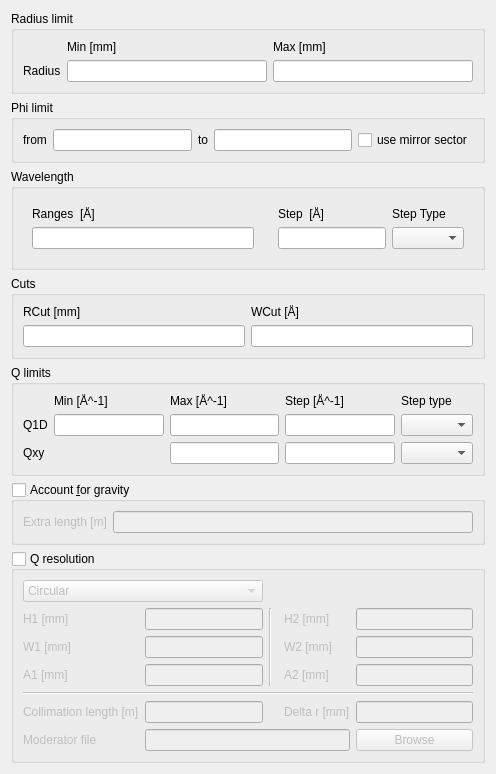
            <widget class="QWidget" name="q_tab">
             <attribute name="title">
              <string>Q, Wavelength, Detector Limits</string>
             </attribute>
             <layout class="QHBoxLayout" name="horizontalLayout_6">
              <item>
               <layout class="QVBoxLayout" name="q_tab_left_layout">
                <item>
                 <widget class="QGroupBox" name="radius_limit_group_box">
                  <property name="toolTip">
                   <string>&lt;html&gt;&lt;head/&gt;&lt;body&gt;&lt;p&gt;Disk mask which is useful for the beam stop&lt;/p&gt;&lt;/body&gt;&lt;/html&gt;</string>
                  </property>
                  <property name="title">
                   <string>Radius limit</string>
                  </property>
                  <layout class="QGridLayout" name="gridLayout_19">
                   <item row="1" column="1">
                    <widget class="QLineEdit" name="radius_limit_min_line_edit">
                     <property name="toolTip">
                      <string>&lt;html&gt;&lt;head/&gt;&lt;body&gt;&lt;p&gt;Lower radius setting in mm.&lt;/p&gt;&lt;/body&gt;&lt;/html&gt;</string>
                     </property>
                    </widget>
                   </item>
                   <item row="1" column="0">
                    <widget class="QLabel" name="phi_limit">
                     <property name="text">
                      <string>Radius</string>
                     </property>
                    </widget>
                   </item>
                   <item row="1" column="2">
                    <widget class="QLineEdit" name="radius_limit_max_line_edit">
                     <property name="toolTip">
                      <string>&lt;html&gt;&lt;head/&gt;&lt;body&gt;&lt;p&gt;Upper radius setting in mm.&lt;/p&gt;&lt;/body&gt;&lt;/html&gt;</string>
                     </property>
                    </widget>
                   </item>
                   <item row="0" column="1">
                    <widget class="QLabel" name="radius_limit_min_label">
                     <property name="text">
                      <string>Min [mm]</string>
                     </property>
                    </widget>
                   </item>
                   <item row="0" column="2">
                    <widget class="QLabel" name="radius_limit_max_label">
                     <property name="text">
                      <string>Max [mm]</string>
                     </property>
                    </widget>
                   </item>
                  </layout>
                 </widget>
                </item>
                <item>
                 <widget class="QGroupBox" name="phi_limit_group_box">
                  <property name="toolTip">
                   <string>&lt;html&gt;&lt;head/&gt;&lt;body&gt;&lt;p&gt;Allows for selecting pizza slice masks.&lt;/p&gt;&lt;/body&gt;&lt;/html&gt;</string>
                  </property>
                  <property name="title">
                   <string>Phi limit</string>
                  </property>
                  <layout class="QGridLayout" name="gridLayout_18">
                   <item row="0" column="3">
                    <widget class="QLabel" name="phi_limit_to_label">
                     <property name="text">
                      <string>to</string>
                     </property>
                    </widget>
                   </item>
                   <item row="0" column="4">
                    <widget class="QLineEdit" name="phi_limit_max_line_edit">
                     <property name="toolTip">
                      <string>&lt;html&gt;&lt;head/&gt;&lt;body&gt;&lt;p&gt;Stop angle in degree&lt;/p&gt;&lt;/body&gt;&lt;/html&gt;</string>
                     </property>
                    </widget>
                   </item>
                   <item row="0" column="0">
                    <widget class="QLabel" name="phi_limit_from_label">
                     <property name="text">
                      <string>from</string>
                     </property>
                    </widget>
                   </item>
                   <item row="0" column="1">
                    <widget class="QLineEdit" name="phi_limit_min_line_edit">
                     <property name="toolTip">
                      <string>&lt;html&gt;&lt;head/&gt;&lt;body&gt;&lt;p&gt;Start angle in degree&lt;/p&gt;&lt;/body&gt;&lt;/html&gt;</string>
                     </property>
                    </widget>
                   </item>
                   <item row="0" column="5">
                    <widget class="QCheckBox" name="phi_limit_use_mirror_check_box">
                     <property name="toolTip">
                      <string>&lt;html&gt;&lt;head/&gt;&lt;body&gt;&lt;p&gt;If the mirror sector should be used.&lt;/p&gt;&lt;/body&gt;&lt;/html&gt;</string>
                     </property>
                     <property name="text">
                      <string>use mirror sector</string>
                     </property>
                    </widget>
                   </item>
                  </layout>
                 </widget>
                </item>
                <item alignment="Qt::AlignTop">
                 <widget class="QGroupBox" name="groupBox">
                  <property name="sizePolicy">
                   <sizepolicy hsizetype="Preferred" vsizetype="Maximum">
                    <horstretch>0</horstretch>
                    <verstretch>0</verstretch>
                   </sizepolicy>
                  </property>
                  <property name="toolTip">
                   <string>&lt;html&gt;&lt;head/&gt;&lt;body&gt;&lt;p&gt;Settings concerning the wavelength binning when dat a is transformed from time-of-flight to wavlength units.&lt;/p&gt;&lt;/body&gt;&lt;/html&gt;</string>
                  </property>
                  <property name="title">
                   <string>Wavelength</string>
                  </property>
                  <layout class="QHBoxLayout" name="horizontalLayout_10">
                   <item>
                    <widget class="QStackedWidget" name="wavelength_stacked_widget">
                     <property name="sizePolicy">
                      <sizepolicy hsizetype="Preferred" vsizetype="Maximum">
                       <horstretch>0</horstretch>
                       <verstretch>0</verstretch>
                      </sizepolicy>
                     </property>
                     <property name="maximumSize">
                      <size>
                       <width>16777215</width>
                       <height>66</height>
                      </size>
                     </property>
                     <property name="lineWidth">
                      <number>0</number>
                     </property>
                     <property name="currentIndex">
                      <number>1</number>
                     </property>
                     <widget class="QWidget" name="page">
                      <layout class="QGridLayout" name="gridLayout_3">
                       <item row="0" column="0">
                        <widget class="QLabel" name="wavelength_min_label">
                         <property name="text">
                          <string>Min [Å]</string>
                         </property>
                        </widget>
                       </item>
                       <item row="0" column="1">
                        <widget class="QLabel" name="wavelength_max_label">
                         <property name="text">
                          <string>Max  [Å]</string>
                         </property>
                        </widget>
                       </item>
                       <item row="1" column="0">
                        <widget class="QLineEdit" name="wavelength_min_line_edit"/>
                       </item>
                       <item row="1" column="1">
                        <widget class="QLineEdit" name="wavelength_max_line_edit"/>
                       </item>
                      </layout>
                     </widget>
                     <widget class="QWidget" name="page_2">
                      <layout class="QGridLayout" name="gridLayout_6">
                       <item row="2" column="0">
                        <widget class="QLineEdit" name="wavelength_slices_line_edit"/>
                       </item>
                       <item row="1" column="0">
                        <widget class="QLabel" name="label_7">
                         <property name="toolTip">
                          <string>&lt;html&gt;&lt;head/&gt;&lt;body&gt;&lt;p&gt;It is possible to perform wavelength slices of the data and reduce these separately.&lt;/p&gt;&lt;p&gt;Input can be:&lt;/p&gt;&lt;p&gt;-&lt;span style=&quot; font-style:italic;&quot;&gt; start:step:stop&lt;/span&gt; specifies time slices from the &lt;span style=&quot; font-style:italic;&quot;&gt;start&lt;/span&gt; value to the &lt;span style=&quot; font-style:italic;&quot;&gt;stop &lt;/span&gt;value in steps of &lt;span style=&quot; font-style:italic;&quot;&gt;step&lt;/span&gt;&lt;/p&gt;&lt;p&gt;- &lt;span style=&quot; font-style:italic;&quot;&gt;start-stop &lt;/span&gt;which specifies a time slice from the &lt;span style=&quot; font-style:italic;&quot;&gt;start&lt;/span&gt; value to the &lt;span style=&quot; font-style:italic;&quot;&gt;stop&lt;/span&gt; value&lt;/p&gt;&lt;p&gt;- &lt;span style=&quot; font-style:italic;&quot;&gt;&amp;gt;start&lt;/span&gt; specifies a slice from the &lt;span style=&quot; font-style:italic;&quot;&gt;start &lt;/span&gt;value to the end of the data set&lt;/p&gt;&lt;p&gt;- &lt;span style=&quot; font-style:italic;&quot;&gt;&amp;lt;stop&lt;/span&gt; specifes a slcie from teh start of the data set to the &lt;span style=&quot; font-style:italic;&quot;&gt;stop &lt;/span&gt;value&lt;/p&gt;&lt;p&gt;In addition it is possible to concatenate these specifications useing comma-separation. An example is:&lt;/p&gt;&lt;p&gt;&lt;span style=&quot; font-style:italic;&quot;&gt;5-10,12:2:16,20-30&lt;/span&gt;&lt;/p&gt;&lt;p&gt;A reduction will always be done between the maximum and minimum wavelengths of a given set.&lt;/p&gt;&lt;/body&gt;&lt;/html&gt;</string>
                         </property>
                         <property name="text">
                          <string>Ranges  [Å]</string>
                         </property>
                        </widget>
                       </item>
                      </layout>
                     </widget>
                    </widget>
                   </item>
                   <item>
                    <widget class="QWidget" name="widget" native="true">
                     <property name="sizePolicy">
                      <sizepolicy hsizetype="Preferred" vsizetype="Maximum">
                       <horstretch>0</horstretch>
                       <verstretch>0</verstretch>
                      </sizepolicy>
                     </property>
                     <property name="maximumSize">
                      <size>
                       <width>16777215</width>
                       <height>66</height>
                      </size>
                     </property>
                     <layout class="QGridLayout" name="gridLayout_14">
                      <item row="0" column="0">
                       <widget class="QLabel" name="wavelength_step_label">
                        <property name="text">
                         <string>Step  [Å]</string>
                        </property>
                       </widget>
                      </item>
                      <item row="0" column="1">
                       <widget class="QLabel" name="wavelength_step_type_label">
                        <property name="text">
                         <string>Step Type</string>
                        </property>
                       </widget>
                      </item>
                      <item row="1" column="0">
                       <widget class="QLineEdit" name="wavelength_step_line_edit"/>
                      </item>
                      <item row="1" column="1">
                       <widget class="QComboBox" name="wavelength_step_type_combo_box"/>
                      </item>
                     </layout>
                    </widget>
                   </item>
                  </layout>
                 </widget>
                </item>
                <item>
                 <widget class="QGroupBox" name="groupBox_2">
                  <property name="title">
                   <string>Cuts</string>
                  </property>
                  <layout class="QGridLayout" name="gridLayout_14">
                   <item row="0" column="0">
                    <widget class="QLabel" name="q_1d_label_2">
                     <property name="toolTip">
                      <string>&lt;html&gt;&lt;head/&gt;&lt;body&gt;&lt;p&gt;Momentum transfer settings for 1D reductions.&lt;/p&gt;&lt;/body&gt;&lt;/html&gt;</string>
                     </property>
                     <property name="text">
                      <string>RCut [mm]</string>
                     </property>
                    </widget>
                   </item>
                   <item row="0" column="1">
                    <widget class="QLabel" name="q_1d_label_3">
                     <property name="toolTip">
                      <string>&lt;html&gt;&lt;head/&gt;&lt;body&gt;&lt;p&gt;Momentum transfer settings for 1D reductions.&lt;/p&gt;&lt;/body&gt;&lt;/html&gt;</string>
                     </property>
                     <property name="text">
                      <string>WCut [Å]</string>
                     </property>
                    </widget>
                   </item>
                   <item row="1" column="0">
                    <widget class="QLineEdit" name="r_cut_line_edit"/>
                   </item>
                   <item row="1" column="1">
                    <widget class="QLineEdit" name="w_cut_line_edit"/>
                   </item>
                  </layout>
                 </widget>
                </item>
                <item>
                 <widget class="QGroupBox" name="q_limits_group_box">
                  <property name="toolTip">
                   <string>&lt;html&gt;&lt;head/&gt;&lt;body&gt;&lt;p&gt;Settings for the momentum transfer limits.&lt;/p&gt;&lt;/body&gt;&lt;/html&gt;</string>
                  </property>
                  <property name="title">
                   <string>Q limits</string>
                  </property>
                  <layout class="QGridLayout" name="gridLayout_15">
                   <item row="1" column="1">
                    <widget class="QLineEdit" name="q_1d_min_line_edit">
                     <property name="toolTip">
                      <string>&lt;html&gt;&lt;head/&gt;&lt;body&gt;&lt;p&gt;The lower bound of the momentum transfer for a 1D reduction.&lt;/p&gt;&lt;/body&gt;&lt;/html&gt;</string>
                     </property>
                    </widget>
                   </item>
                   <item row="2" column="0">
                    <widget class="QLabel" name="q_xy_label">
                     <property name="toolTip">
                      <string>&lt;html&gt;&lt;head/&gt;&lt;body&gt;&lt;p&gt;Momentum transfer settings for 2D reductions.&lt;/p&gt;&lt;/body&gt;&lt;/html&gt;</string>
                     </property>
                     <property name="text">
                      <string>Qxy</string>
                     </property>
                    </widget>
                   </item>
                   <item row="1" column="0">
                    <widget class="QLabel" name="q_1d_label">
                     <property name="toolTip">
                      <string>&lt;html&gt;&lt;head/&gt;&lt;body&gt;&lt;p&gt;Momentum transfer settings for 1D reductions.&lt;/p&gt;&lt;/body&gt;&lt;/html&gt;</string>
                     </property>
                     <property name="text">
                      <string>Q1D</string>
                     </property>
                    </widget>
                   </item>
                   <item row="1" column="2">
                    <widget class="QLineEdit" name="q_1d_max_line_edit">
                     <property name="toolTip">
                      <string>&lt;html&gt;&lt;head/&gt;&lt;body&gt;&lt;p&gt;The upper bound of the momentum transfer for a 1D reduction.&lt;/p&gt;&lt;/body&gt;&lt;/html&gt;</string>
                     </property>
                    </widget>
                   </item>
                   <item row="1" column="3">
                    <widget class="QLineEdit" name="q_1d_step_line_edit">
                     <property name="toolTip">
                      <string>&lt;html&gt;&lt;head/&gt;&lt;body&gt;&lt;p&gt;The step of the momentum transfer for a 1D reduction.&lt;/p&gt;&lt;/body&gt;&lt;/html&gt;</string>
                     </property>
                    </widget>
                   </item>
                   <item row="2" column="2">
                    <widget class="QLineEdit" name="q_xy_max_line_edit">
                     <property name="toolTip">
                      <string>&lt;html&gt;&lt;head/&gt;&lt;body&gt;&lt;p&gt;The upper bound of the momentum transfer for a 2D reduction.&lt;/p&gt;&lt;/body&gt;&lt;/html&gt;</string>
                     </property>
                    </widget>
                   </item>
                   <item row="2" column="3">
                    <widget class="QLineEdit" name="q_xy_step_line_edit">
                     <property name="toolTip">
                      <string>&lt;html&gt;&lt;head/&gt;&lt;body&gt;&lt;p&gt;The step of the momentum transfer for a 2D reduction.&lt;/p&gt;&lt;/body&gt;&lt;/html&gt;</string>
                     </property>
                    </widget>
                   </item>
                   <item row="1" column="4">
                    <widget class="QComboBox" name="q_1d_step_type_combo_box">
                     <property name="toolTip">
                      <string>&lt;html&gt;&lt;head/&gt;&lt;body&gt;&lt;p&gt;The step type of the momentum transfer for a 1D reduction.&lt;/p&gt;&lt;/body&gt;&lt;/html&gt;</string>
                     </property>
                    </widget>
                   </item>
                   <item row="2" column="4">
                    <widget class="QComboBox" name="q_xy_step_type_combo_box">
                     <property name="toolTip">
                      <string>&lt;html&gt;&lt;head/&gt;&lt;body&gt;&lt;p&gt;The step type of the momentum transfer for a 2D reduction.&lt;/p&gt;&lt;/body&gt;&lt;/html&gt;</string>
                     </property>
                    </widget>
                   </item>
                   <item row="0" column="2">
                    <widget class="QLabel" name="q_max_label">
                     <property name="text">
                      <string>Max [Å^-1]</string>
                     </property>
                    </widget>
                   </item>
                   <item row="0" column="1">
                    <widget class="QLabel" name="q_min_label">
                     <property name="text">
                      <string>Min [Å^-1]</string>
                     </property>
                    </widget>
                   </item>
                   <item row="0" column="3">
                    <widget class="QLabel" name="q_step_label">
                     <property name="text">
                      <string>Step [Å^-1]</string>
                     </property>
                    </widget>
                   </item>
                   <item row="0" column="4">
                    <widget class="QLabel" name="q_step_type_label">
                     <property name="text">
                      <string>Step type</string>
                     </property>
                    </widget>
                   </item>
                  </layout>
                 </widget>
                </item>
                <item>
                 <widget class="QGroupBox" name="gravity_group_box">
                  <property name="toolTip">
                   <string>&lt;html&gt;&lt;head/&gt;&lt;body&gt;&lt;p&gt;Gravity settings. If checked then gravity will be accounted for in the reduction.&lt;/p&gt;&lt;/body&gt;&lt;/html&gt;</string>
                  </property>
                  <property name="title">
                   <string>Account &amp;for gravity</string>
                  </property>
                  <property name="checkable">
                   <bool>true</bool>
                  </property>
                  <property name="checked">
                   <bool>false</bool>
                  </property>
                  <layout class="QGridLayout" name="gridLayout_17">
                   <item row="0" column="0">
                    <widget class="QLabel" name="gravity_extra_length_label">
                     <property name="toolTip">
                      <string>&lt;html&gt;&lt;head/&gt;&lt;body&gt;&lt;p&gt;Extra length for the gravity correction.&lt;/p&gt;&lt;/body&gt;&lt;/html&gt;</string>
                     </property>
                     <property name="text">
                      <string>Extra length [m]</string>
                     </property>
                    </widget>
                   </item>
                   <item row="0" column="1">
                    <widget class="QLineEdit" name="gravity_extra_length_line_edit">
                     <property name="toolTip">
                      <string>&lt;html&gt;&lt;head/&gt;&lt;body&gt;&lt;p&gt;Extra length for the gravity correction.&lt;/p&gt;&lt;/body&gt;&lt;/html&gt;</string>
                     </property>
                    </widget>
                   </item>
                  </layout>
                 </widget>
                </item>
                <item>
                 <widget class="QGroupBox" name="q_resolution_group_box">
                  <property name="toolTip">
                   <string>&lt;html&gt;&lt;head/&gt;&lt;body&gt;&lt;p&gt;Settings for Q resolution. If checked, then the Q resolution is used, else not.&lt;/p&gt;&lt;/body&gt;&lt;/html&gt;</string>
                  </property>
                  <property name="title">
                   <string>Q resolution</string>
                  </property>
                  <property name="checkable">
                   <bool>true</bool>
                  </property>
                  <property name="checked">
                   <bool>false</bool>
                  </property>
                  <layout class="QGridLayout" name="gridLayout_13">
                   <item row="0" column="0" colspan="2">
                    <widget class="QComboBox" name="q_resolution_shape_combo_box">
                     <property name="toolTip">
                      <string>&lt;html&gt;&lt;head/&gt;&lt;body&gt;&lt;p&gt;Selection of the aperture. This can be either a rectangular or a circular aperture&lt;/p&gt;&lt;/body&gt;&lt;/html&gt;</string>
                     </property>
                     <item>
                      <property name="text">
                       <string>Circular</string>
                      </property>
                     </item>
                     <item>
                      <property name="text">
                       <string>Rectangular</string>
                      </property>
                     </item>
                    </widget>
                   </item>
                   <item row="3" column="0">
                    <widget class="QLabel" name="q_resolution_source_a_label">
                     <property name="toolTip">
                      <string>&lt;html&gt;&lt;head/&gt;&lt;body&gt;&lt;p&gt;Diameter of a circular source aperature.&lt;/p&gt;&lt;/body&gt;&lt;/html&gt;</string>
                     </property>
                     <property name="text">
                      <string>A1 [mm]</string>
                     </property>
                    </widget>
                   </item>
                   <item row="3" column="4">
                    <widget class="QLabel" name="q_resolution_sample_a_label">
                     <property name="toolTip">
                      <string>&lt;html&gt;&lt;head/&gt;&lt;body&gt;&lt;p&gt;Diameter of a circular sample aperature.&lt;/p&gt;&lt;/body&gt;&lt;/html&gt;</string>
                     </property>
                     <property name="text">
                      <string>A2 [mm]</string>
                     </property>
                    </widget>
                   </item>
                   <item row="1" column="1">
                    <widget class="QLineEdit" name="q_resolution_source_h_line_edit">
                     <property name="toolTip">
                      <string>&lt;html&gt;&lt;head/&gt;&lt;body&gt;&lt;p&gt;Height of a rectangular source aperature.&lt;/p&gt;&lt;/body&gt;&lt;/html&gt;</string>
                     </property>
                    </widget>
                   </item>
                   <item row="2" column="4">
                    <widget class="QLabel" name="q_resolution_sample_w_label">
                     <property name="toolTip">
                      <string>&lt;html&gt;&lt;head/&gt;&lt;body&gt;&lt;p&gt;Width of a rectangular sample aperature.&lt;/p&gt;&lt;/body&gt;&lt;/html&gt;</string>
                     </property>
                     <property name="text">
                      <string>W2 [mm]</string>
                     </property>
                    </widget>
                   </item>
                   <item row="2" column="5">
                    <widget class="QLineEdit" name="q_resolution_sample_w_line_edit">
                     <property name="toolTip">
                      <string>&lt;html&gt;&lt;head/&gt;&lt;body&gt;&lt;p&gt;Width of a rectangular sample aperature.&lt;/p&gt;&lt;/body&gt;&lt;/html&gt;</string>
                     </property>
                    </widget>
                   </item>
                   <item row="6" column="0">
                    <widget class="QLabel" name="q_resolution_collimation_length_label">
                     <property name="toolTip">
                      <string>&lt;html&gt;&lt;head/&gt;&lt;body&gt;&lt;p&gt;The collimation length.&lt;/p&gt;&lt;/body&gt;&lt;/html&gt;</string>
                     </property>
                     <property name="text">
                      <string>Collimation length [m]</string>
                     </property>
                    </widget>
                   </item>
                   <item row="6" column="4">
                    <widget class="QLabel" name="q_resolution_delta_r_label">
                     <property name="toolTip">
                      <string>&lt;html&gt;&lt;head/&gt;&lt;body&gt;&lt;p&gt;Delta r.&lt;/p&gt;&lt;/body&gt;&lt;/html&gt;</string>
                     </property>
                     <property name="text">
                      <string>Delta r [mm]</string>
                     </property>
                    </widget>
                   </item>
                   <item row="7" column="1" colspan="4">
                    <widget class="QLineEdit" name="q_resolution_moderator_file_line_edit">
                     <property name="toolTip">
                      <string>&lt;html&gt;&lt;head/&gt;&lt;body&gt;&lt;p&gt;Path to the moderator file.&lt;/p&gt;&lt;/body&gt;&lt;/html&gt;</string>
                     </property>
                    </widget>
                   </item>
                   <item row="7" column="5">
                    <widget class="QPushButton" name="q_resolution_moderator_file_push_button">
                     <property name="text">
                      <string>Browse</string>
                     </property>
                    </widget>
                   </item>
                   <item row="7" column="0">
                    <widget class="QLabel" name="q_resolution_moderator_file_label">
                     <property name="toolTip">
                      <string>&lt;html&gt;&lt;head/&gt;&lt;body&gt;&lt;p&gt;Path to the moderator file.&lt;/p&gt;&lt;/body&gt;&lt;/html&gt;</string>
                     </property>
                     <property name="text">
                      <string>Moderator file</string>
                     </property>
                    </widget>
                   </item>
                   <item row="6" column="1">
                    <widget class="QLineEdit" name="q_resolution_collimation_length_line_edit">
                     <property name="toolTip">
                      <string>&lt;html&gt;&lt;head/&gt;&lt;body&gt;&lt;p&gt;The collimation length.&lt;/p&gt;&lt;/body&gt;&lt;/html&gt;</string>
                     </property>
                    </widget>
                   </item>
                   <item row="6" column="5">
                    <widget class="QLineEdit" name="q_resolution_delta_r_line_edit">
                     <property name="toolTip">
                      <string>&lt;html&gt;&lt;head/&gt;&lt;body&gt;&lt;p&gt;Delta r.&lt;/p&gt;&lt;/body&gt;&lt;/html&gt;</string>
                     </property>
                    </widget>
                   </item>
                   <item row="5" column="0" colspan="6">
                    <widget class="Line" name="line_6">
                     <property name="orientation">
                      <enum>Qt::Horizontal</enum>
                     </property>
                    </widget>
                   </item>
                   <item row="3" column="1">
                    <widget class="QLineEdit" name="q_resolution_source_a_line_edit">
                     <property name="toolTip">
                      <string>&lt;html&gt;&lt;head/&gt;&lt;body&gt;&lt;p&gt;Diameter of a circular source aperature.&lt;/p&gt;&lt;/body&gt;&lt;/html&gt;</string>
                     </property>
                    </widget>
                   </item>
                   <item row="3" column="5">
                    <widget class="QLineEdit" name="q_resolution_sample_a_line_edit">
                     <property name="toolTip">
                      <string>&lt;html&gt;&lt;head/&gt;&lt;body&gt;&lt;p&gt;Diameter of a circular sample aperature.&lt;/p&gt;&lt;/body&gt;&lt;/html&gt;</string>
                     </property>
                    </widget>
                   </item>
                   <item row="1" column="0">
                    <widget class="QLabel" name="q_resolution_source_h_label">
                     <property name="toolTip">
                      <string>&lt;html&gt;&lt;head/&gt;&lt;body&gt;&lt;p&gt;Height of a rectangular source aperature.&lt;/p&gt;&lt;/body&gt;&lt;/html&gt;</string>
                     </property>
                     <property name="text">
                      <string>H1 [mm]</string>
                     </property>
                    </widget>
                   </item>
                   <item row="2" column="1">
                    <widget class="QLineEdit" name="q_resolution_source_w_line_edit">
                     <property name="toolTip">
                      <string>&lt;html&gt;&lt;head/&gt;&lt;body&gt;&lt;p&gt;Width of a rectangular source aperature.&lt;/p&gt;&lt;/body&gt;&lt;/html&gt;</string>
                     </property>
                    </widget>
                   </item>
                   <item row="2" column="0">
                    <widget class="QLabel" name="q_resolution_source_w_label">
                     <property name="toolTip">
                      <string>&lt;html&gt;&lt;head/&gt;&lt;body&gt;&lt;p&gt;Width of a rectangular source aperature.&lt;/p&gt;&lt;/body&gt;&lt;/html&gt;</string>
                     </property>
                     <property name="text">
                      <string>W1 [mm]</string>
                     </property>
                    </widget>
                   </item>
                   <item row="1" column="5">
                    <widget class="QLineEdit" name="q_resolution_sample_h_line_edit">
                     <property name="toolTip">
                      <string>&lt;html&gt;&lt;head/&gt;&lt;body&gt;&lt;p&gt;Height of a rectangular sample aperature.&lt;/p&gt;&lt;/body&gt;&lt;/html&gt;</string>
                     </property>
                    </widget>
                   </item>
                   <item row="1" column="4">
                    <widget class="QLabel" name="q_resolution_sample_h_label">
                     <property name="toolTip">
                      <string>&lt;html&gt;&lt;head/&gt;&lt;body&gt;&lt;p&gt;Height of a rectangular sample aperature.&lt;/p&gt;&lt;/body&gt;&lt;/html&gt;</string>
                     </property>
                     <property name="text">
                      <string>H2 [mm]</string>
                     </property>
                    </widget>
                   </item>
                   <item row="1" column="2" rowspan="3">
                    <widget class="Line" name="line_7">
                     <property name="orientation">
                      <enum>Qt::Vertical</enum>
                     </property>
                    </widget>
                   </item>
                  </layout>
                 </widget>
                </item>
               </layout>
              </item>
              <item>
               <layout class="QVBoxLayout" name="q_tab_right_layout"/>
              </item>
             </layout>
            </widget>
